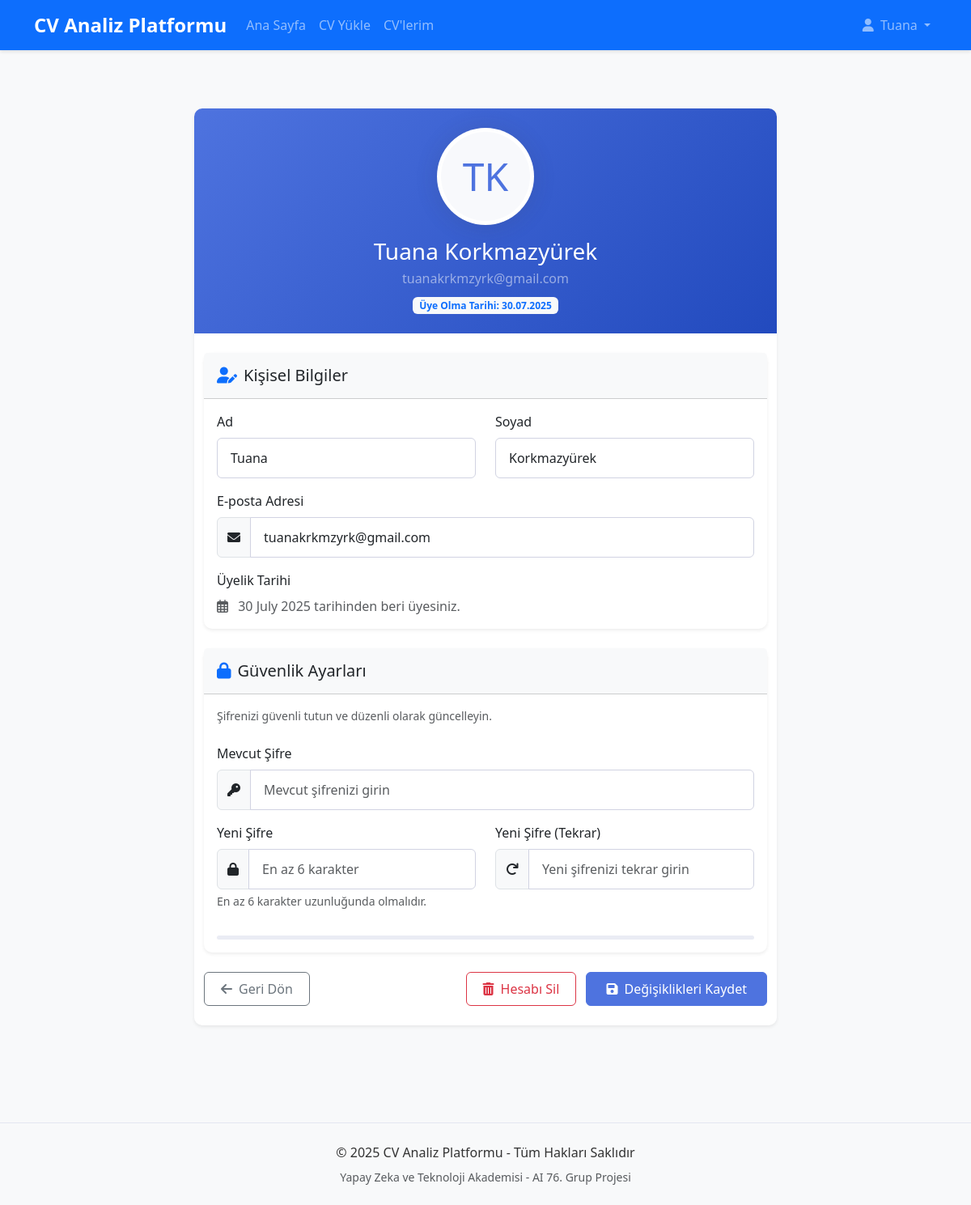
The app's page /profile (signed in) with its own data.
### app/models.py (models this page shows)
class User(db.Model, UserMixin):
    id = db.Column(db.Integer, primary_key=True)
    email = db.Column(db.String(150), unique=True, nullable=False)
    password = db.Column(db.String(150), nullable=False)
    first_name = db.Column(db.String(150), nullable=False)
    last_name = db.Column(db.String(150), nullable=False)
    cvs = db.relationship('CV', backref='owner', lazy=True)
    date_created = db.Column(db.DateTime, default=datetime.utcnow)

### app/views.py (the view, shortened to what this page needs)
@views.route('/profile', methods=['GET', 'POST'])
@login_required
def profile():
    user = current_user
    return render_template('profile.html', user=user)

### app/__init__.py (called while the page is built)
@login_manager.user_loader
def load_user(user_id):
    from .models import User
    return User.query.get(int(user_id))

### app/templates/profile.html (shortened to what this page needs)
{% extends "base.html" %}
{% block content %}
<div class="container py-5">
    <div class="row justify-content-center">
        <div class="col-lg-8">
            <div class="card shadow-sm border-0 overflow-hidden">
                <div class="profile-header text-center py-4" style="background: linear-gradient(135deg, #4e73df 0%, #224abe 100%);">
                    <div class="profile-img mx-auto mb-3" style="width: 120px; height: 120px; border-radius: 50%; background: #fff; padding: 5px; box-shadow: 0 0.15rem 1.75rem 0 rgba(58, 59, 69, 0.15);">
                        <div class="d-flex align-items-center justify-content-center h-100" style="border-radius: 50%; background: #f8f9fc; font-size: 3rem; color: #4e73df;">
                            {{ user.first_name[0]|upper }}{{ user.last_name[0]|upper if user.last_name else '' }}
                        </div>
                    </div>
                    <h3 class="text-white mb-1">{{ user.first_name }} {{ user.last_name if user.last_name else '' }}</h3>
                    <p class="text-white-50 mb-0">{{ user.email }}</p>
                    <div class="mt-2">
                        <span class="badge bg-light text-primary">Üye Olma Tarihi: {{ user.date_created.strftime('%d.%m.%Y') }}</span>
                    </div>
                </div>
                <div class="card-body p-0">
                    <div class="container py-4">
                    <form method="POST" action="{{ url_for('views.profile') }}">
                        <div class="card mb-4 border-0 shadow-sm">
                            <div class="card-header bg-light py-3">
                                <h5 class="mb-0"><i class="fas fa-user-edit me-2 text-primary"></i>Kişisel Bilgiler</h5>
                            </div>
                            <div class="card-body">
                                <div class="row">
                                    <div class="col-md-6 mb-3">
                                        <label for="first_name" class="form-label">Ad</label>
                                        <input type="text" class="form-control" id="first_name" name="first_name"
                                               value="{{ user.first_name }}" required>
                                    </div>
                                    <div class="col-md-6 mb-3">
                                        <label for="last_name" class="form-label">Soyad</label>
                                        <input type="text" class="form-control" id="last_name" name="last_name"
                                               value="{{ user.last_name if user.last_name else '' }}">
                                    </div>
                                </div>
                                <div class="mb-3">
                                    <label for="email" class="form-label">E-posta Adresi</label>
                                    <div class="input-group">
                                        <span class="input-group-text"><i class="fas fa-envelope"></i></span>
                                        <input type="email" class="form-control" id="email" name="email"
                                               value="{{ user.email }}" required>
                                    </div>
                                </div>
                                <div class="mb-0">
                                    <label class="form-label">Üyelik Tarihi</label>
                                    <p class="text-muted mb-0">
                                        <i class="far fa-calendar-alt me-2"></i>
                                        {{ user.date_created.strftime('%d %B %Y') }} tarihinden beri üyesiniz.
                                    </p>
                                </div>
                            </div>
                        </div>
                        <div class="card mb-4 border-0 shadow-sm">
                            <div class="card-header bg-light py-3">
                                <h5 class="mb-0"><i class="fas fa-lock me-2 text-primary"></i>Güvenlik Ayarları</h5>
                            </div>
                            <div class="card-body">
                                <p class="text-muted small mb-4">Şifrenizi güvenli tutun ve düzenli olarak güncelleyin.</p>
                                <div class="mb-3">
                                    <label for="current_password" class="form-label">Mevcut Şifre</label>
                                    <div class="input-group">
                                        <span class="input-group-text"><i class="fas fa-key"></i></span>
                                        <input type="password" class="form-control" id="current_password"
                                               name="current_password" placeholder="Mevcut şifrenizi girin" autocomplete="current-password">
                                    </div>
                                </div>
                                <div class="row">
                                    <div class="col-md-6 mb-3">
                                        <label for="new_password" class="form-label">Yeni Şifre</label>
                                        <div class="input-group">
                                            <span class="input-group-text"><i class="fas fa-lock"></i></span>
                                            <input type="password" class="form-control" id="new_password"
                                                   name="new_password" placeholder="En az 6 karakter" autocomplete="new-password">
                                        </div>
                                        <div class="form-text">En az 6 karakter uzunluğunda olmalıdır.</div>
                                    </div>
                                    <div class="col-md-6 mb-3">
                                        <label for="confirm_password" class="form-label">Yeni Şifre (Tekrar)</label>
                                        <div class="input-group">
                                            <span class="input-group-text"><i class="fas fa-redo"></i></span>
                                            <input type="password" class="form-control" id="confirm_password"
                                                   name="confirm_password" placeholder="Yeni şifrenizi tekrar girin" autocomplete="new-password">
                                        </div>
                                    </div>
                                </div>
                                <div class="password-strength mt-3">
                                    <div class="progress" style="height: 5px;">
                                    </div>
                                </div>
                            </div>
                        </div>
                        <div class="d-flex justify-content-between align-items-center">
                            <a href="{{ url_for('views.my_cvs') }}" class="btn btn-outline-secondary">
                                <i class="fas fa-arrow-left me-2"></i>Geri Dön
                            </a>
                            <div>
                                <button type="button" class="btn btn-outline-danger me-2" data-bs-toggle="modal" data-bs-target="#deleteAccountModal">
                                    <i class="fas fa-trash-alt me-2"></i>Hesabı Sil
                                </button>
                                <button type="submit" class="btn btn-primary px-4">
                                    <i class="fas fa-save me-2"></i>Değişiklikleri Kaydet
                                </button>
                            </div>
                        </div>
                    </form>
                    </div>
                </div>
            </div>
        </div>
    </div>
</div>
{% endblock %}

### app/templates/base.html (shortened to what this page needs)
<!DOCTYPE html>
<html lang="tr">
<head>
    <link href="https://cdn.jsdelivr.net/npm/bootstrap@5.3.0/dist/css/bootstrap.min.css" rel="stylesheet">
    <link rel="stylesheet" href="https://cdnjs.cloudflare.com/ajax/libs/font-awesome/6.0.0/css/all.min.css">
    <link rel="stylesheet" href="{{ url_for('static', filename='css/style.css') }}">
</head>
<body>
    <nav class="navbar navbar-expand-lg navbar-dark bg-primary">
        <div class="container">
            <a class="navbar-brand" href="{{ url_for('views.home') }}">CV Analiz Platformu</a>
            <div class="collapse navbar-collapse" id="navbarNav">
                <ul class="navbar-nav me-auto">
                    <li class="nav-item">
                        <a class="nav-link" href="{{ url_for('views.home') }}">Ana Sayfa</a>
                    </li>
                    {% if current_user.is_authenticated %}
                    <li class="nav-item">
                        <a class="nav-link" href="{{ url_for('views.upload_cv') }}">CV Yükle</a>
                    </li>
                    <li class="nav-item">
                        <a class="nav-link" href="{{ url_for('views.my_cvs') }}">CV'lerim</a>
                    </li>
                    {% endif %}
                </ul>
                <ul class="navbar-nav">
                    {% if current_user.is_authenticated %}
                    <li class="nav-item dropdown">
                        <a class="nav-link dropdown-toggle" href="#" id="navbarDropdown" role="button" data-bs-toggle="dropdown">
                            <i class="fas fa-user me-1"></i> {{ current_user.first_name }}
                        </a>
                    </li>
                    {% endif %}
                </ul>
            </div>
        </div>
    </nav>
    <main class="container my-4">
        {% block content %}{% endblock %}
    </main>
    <footer class="bg-light py-4 mt-5">
        <div class="container text-center">
            <p class="mb-2">© 2025 CV Analiz Platformu - Tüm Hakları Saklıdır</p>
            <p class="mb-0 text-muted small">Yapay Zeka ve Teknoloji Akademisi - AI 76. Grup Projesi</p>
        </div>
    </footer>
</body>
</html>

### app/static/css/style.css (style rules this page uses)
body { font-family: 'Segoe UI', Tahoma, Geneva, Verdana, sans-serif; color: #333; background-color: #f8f9fa; }
.navbar { box-shadow: 0 2px 4px rgba(0, 0, 0, 0.1); }
.navbar-brand { font-weight: 700; font-size: 1.5rem; }
.card { border: none; border-radius: 10px; transition: transform 0.3s ease, box-shadow 0.3s ease; margin-bottom: 1.5rem; }
.btn { padding: 0.5rem 1.25rem; border-radius: 6px; font-weight: 500; transition: all 0.3s ease; }
.btn-primary { background-color: #4e73df; border-color: #4e73df; }
.form-control, .form-select { padding: 0.75rem 1rem; border-radius: 6px; border: 1px solid #d1d3e2; }
.animate-fade-in { animation: fadeIn 0.5s ease-out forwards; }
.progress { height: 0.5rem; border-radius: 10px; background-color: #eaecf4; }
footer { margin-top: 3rem; padding: 2rem 0; background-color: #f8f9fc; border-top: 1px solid #e3e6f0; }

### records on screen
User: first_name "Tuana", first_name "T", last_name "K", last_name "Korkmazyürek", email "tuanakrkmzyrk@gmail.com", date_created "30.07.2025", date_created "30 July 2025"
